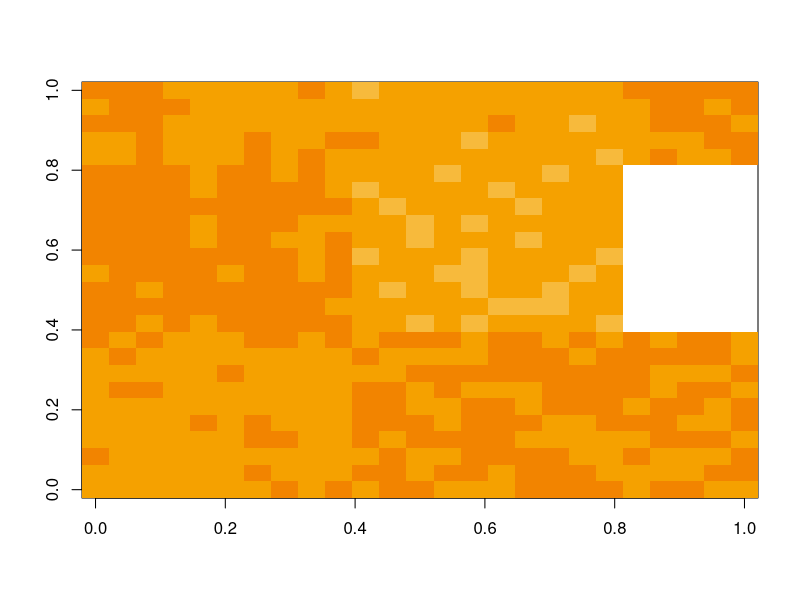
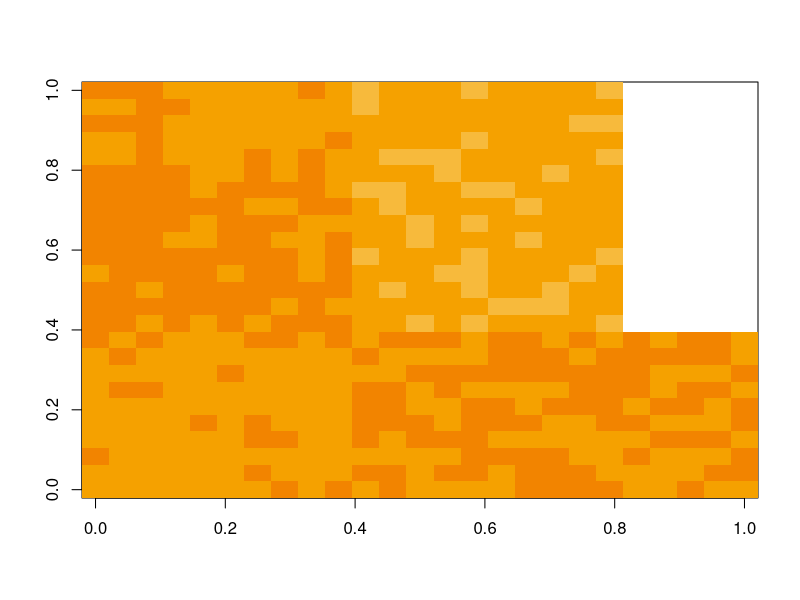
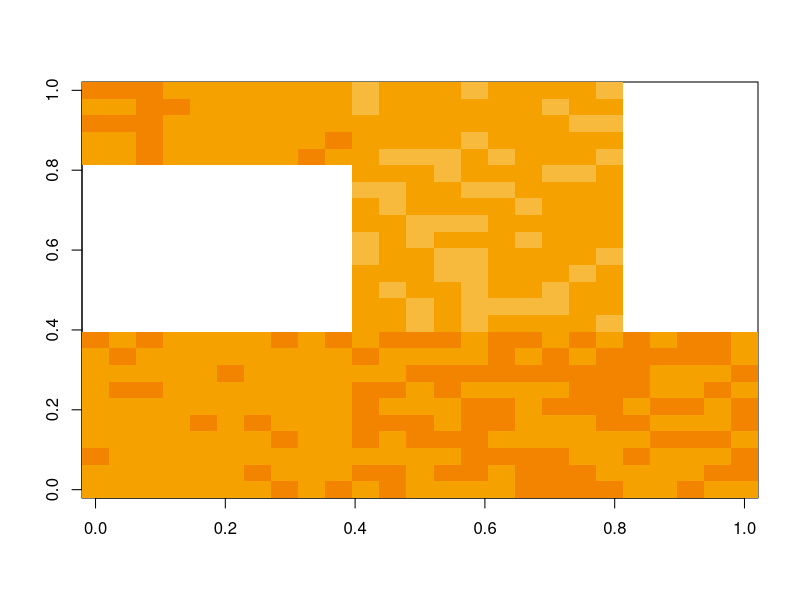
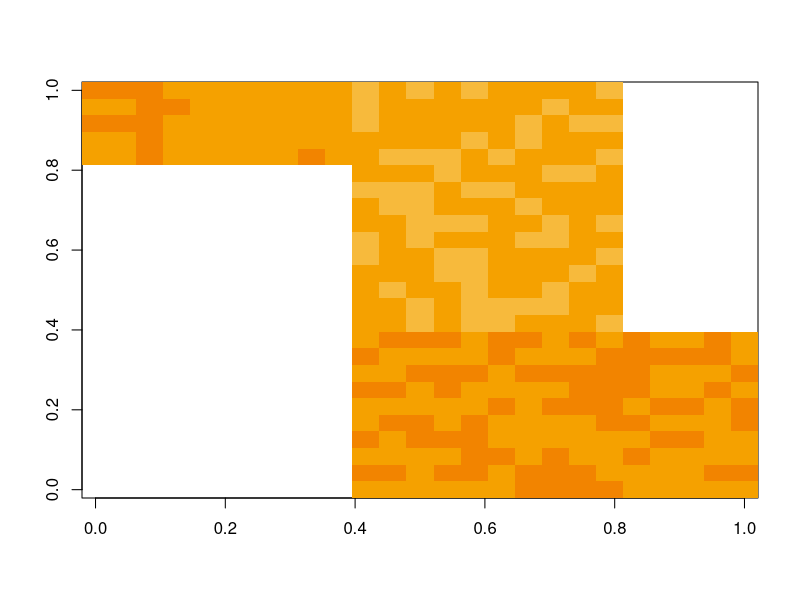
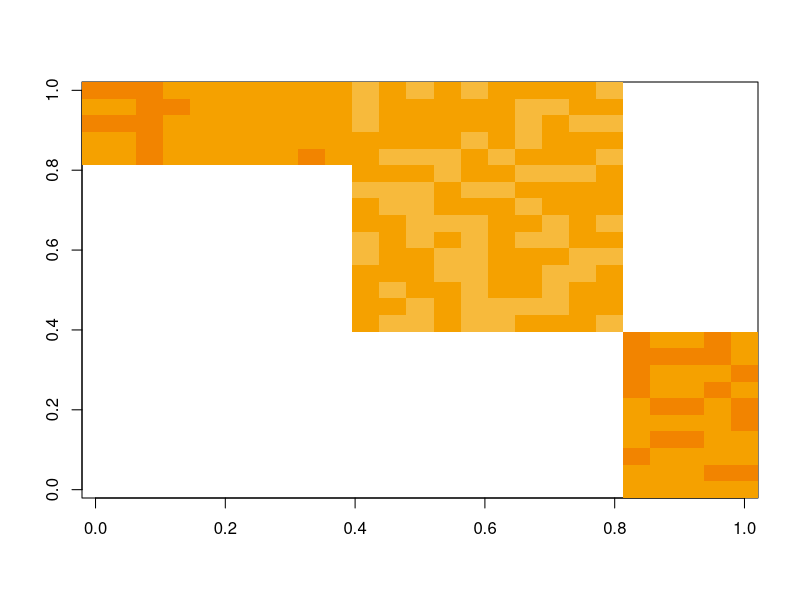

Reproduce these figures in R, in order.
initialise_parameters <- function(){
  params = list()
  params$ecology_size = 25 #array size to be broken up into sub arrays
  params$time_steps = 5 #number of years etc

  params$max_developments = 1 #maximum number of developments per year
  params$parcel_sz_x = 10 #width of basic land parcel (eg for N = 500 and parcel_sz_x = 10 the ecology is composed of 50 parcels in the x direction)
  params$parcel_sz_y = 10 #width of basic land parcel
  params$min_eco_val = 0
  params$max_eco_val = 100

  params$min_initial_eco_val = 40
  params$max_initial_eco_val = 60

  params$max_decline_rate = 0.002 #max regional decline rate

  params$offset_rate = 0.002 #rate of improvement in land parcel after parcel is offset
  params$region_dimensions = c(2,2) #number of regions in [y x] 
  params$eco_noise = 10

  params$decline_type = 'individual'
  params$parcel_selection_type = 'national' #regional or national
  params$offset_value_type = 'current' #current - use current developed values to select parcel to offset) 
  #predicted - predict the eventual offset value after all timesteps used and select the best package
  params$offset_type = 'match' #match - just match the offset value to the developed value (predicted or current)
  params$decline_rates = c(-0.02,   -0.01,   -0.015,    0.005)
  #params$decline_rates = -p$max_decline_rate*ones(region_num, 1)
  return(params)
}

initialise_ecology <- function(params){
  ecology_initial = matrix(1,params$ecology_size,params$ecology_size)
  pixel_indexes = 1:length(ecology_initial)
  dim(pixel_indexes) = c(nrow(ecology_initial), ncol(ecology_initial))
  land_parcels = matcell(pixel_indexes, c(params$parcel_sz_y, params$parcel_sz_x)) #split the ecology array into a series of subarrays with dimensions sz_x by sz_y
  parcel_num_y = land_parcels$dims[1]
  parcel_num_x = land_parcels$dims[2]
  parcel_num = length(land_parcels$elements) #total number of parcels
  parcel_indexes = 1:parcel_num #index all parcels
  dim(parcel_indexes) = c(parcel_num_y, parcel_num_x) #arrange indicies into array with dimensions of land parcels
  region_size_x = ceiling(parcel_num_x/params$region_dimensions[2])
  region_size_y = ceiling(parcel_num_y/params$region_dimensions[1])

  regions = matcell(parcel_indexes, c(region_size_y, region_size_x))
  region_num = length(regions$elements)
  ind_available = 1:parcel_num #parcel indexes available for development or offsetting

  for (s in 1:parcel_num){
    initial_parcel_value = params$min_initial_eco_val + (params$max_initial_eco_val - params$min_initial_eco_val - params$eco_noise)*runif(1) 
    inds = land_parcels$elements[[s]]
    ecology_initial[inds] = ecology_initial[inds]*initial_parcel_value
  }

  ecology_initial = ecology_initial + params$eco_noise*matrix(runif(params$ecology_size*params$ecology_size),params$ecology_size,params$ecology_size)
  eco_list = list()
  eco_list$ecology_initial = ecology_initial
  eco_list$land_parcels = land_parcels
  eco_list$regions = regions
  eco_list$region_num = region_num 
  eco_list$ind_available = ind_available
  return(eco_list)
}

matcell <- function(x, tilesize){
  
  sz = c(nrow(x), ncol(x))
  A = vector('list', 2)
  for (s in 1:2){
    dm = sz[s]
    T = min(dm, tilesize[s])
    nn = floor( dm / T ) 
    resid = dm %% tilesize[s]
    if (resid == 0 ) {
      A[[s]]=c(rep(1, nn)*T)
    } else A[[s]]=c(rep(1, nn)*T,resid)
  }
  
  rowsizes = A[[1]]
  colsizes = A[[2]]
  rows = length(rowsizes)
  cols = length(colsizes)
  B = vector('list', rows*cols)
  
  rowStart = 0
  
  a = 1
  
  for (i in 1:rows){
    colStart = 0
    for (j in 1:cols){
      B[[a]] = x[colStart+(1:colsizes[j]), rowStart+(1:rowsizes[i])]
      colStart = colStart + colsizes[j]
      a = a + 1
    }
    rowStart = rowStart + rowsizes[i]
  }
  parcel = list()
  parcel$dims = c(length(A[[1]]), length(A[[2]]))
  parcel$elements = B
  return(parcel)
}

determine_current_pixel <- function(pix_ind, ecology){
  
  loc <- ind2sub(ecology, pix_ind)
  val = ecology[pix_ind]   
  
  current_pixel = list()
  current_pixel$loc = loc
  current_pixel$val = val
  return(current_pixel)
}

ind2sub <- function(A, ind){
  m = nrow(A)
  rw = ((ind-1) %% m) + 1 
  cl = floor((ind-1) / m) + 1
  loc = c(rw, cl)
  return(loc)
}

offset_rule <- function(pos_y, params, rate, t){
  mn = params$min_eco_val
  mx = params$max_eco_val
  t_sh = -1/rate * log( ((pos_y - mn)/(mx - pos_y)))
  offset_rule = mn + (mx - mn)/(1 + exp(-rate*( t - t_sh)))
}

initialise_counterfactuals <- function(params, eco_list){
  region_num = eco_list$region_num
  regions = eco_list$regions
  land_parcels = eco_list$land_parcels
  
  time_vec = 1:params$time_steps 
  counterfactuals = array(0, c(params$ecology_size, params$ecology_size, params$time_steps))
  current_ecology = eco_list$ecology_initial
  
  for (region_ind in 1:region_num){

    current_region = regions$elements[[region_ind]]
    current_parcel_num = length(current_region)    

    decline_rate = params$decline_rates[region_ind]
    parcel_inds = current_region
    dim(parcel_inds) = c(1, current_parcel_num)
    for (parcel_ind in parcel_inds){
      current_parcel = land_parcels$elements[[parcel_ind]]
      current_pixel_num = length(current_parcel)
      pixel_inds = current_parcel
      dim(pixel_inds) = c(1, current_pixel_num)
      for (pix_ind in pixel_inds){
        current_pixel <- determine_current_pixel(pix_ind, current_ecology)
        counterfactuals[current_pixel$loc[1], current_pixel$loc[2], ] = offset_rule(current_pixel$val, params, decline_rate, time_vec)
      }
    }
  }
  return(counterfactuals)
}


initialise_outputs <- function(params, eco_list, counterfactuals){
  outputs = list()
  outputs$developed_indexes = vector('list', params$time_steps)
  outputs$offset_indexes = vector('list', params$time_steps)
  offset_trajectories = array(0, c(params$ecology_size, params$ecology_size, params$time_steps))
  outputs$offset_trajectories = offset_trajectories 
  outputs$developed_losses = offset_trajectories
  outputs$avoided_losses = offset_trajectories
  outputs$true_gains = offset_trajectories
  outputs$true_losses = offset_trajectories
  outputs$trajectories = counterfactuals
  outputs$counterfactuals = counterfactuals
  return(outputs)
}

find_parcel_vals <- function(land_parcels, current_ecology){

  parcel_num = length(land_parcels$elements)
  current_parcel_vals = rep(0, parcel_num)
  
  for (s in 1:parcel_num){
    inds = land_parcels$elements[[s]]
    current_parcel_vals[s] = sum(current_ecology[inds])
  }
  return(current_parcel_vals)
}

select_parcel_to_develop <- function(ind_available, current_parcel_vals, land_parcels){
  parcel_ind = sample(1:length(ind_available), 1) #randomly select an index from those available
  parcel_val = current_parcel_vals[parcel_ind] #determine ecological value of selected parcel
  developed_ind = ind_available[parcel_ind]
  ind_available <- ind_available[-parcel_ind] #remove developed parcel from available list      
  current_parcel = land_parcels$elements[[developed_ind]]
  
  developed_list = list()
  developed_list$developed_ind = developed_ind
  developed_list$parcel_val = parcel_val
  developed_list$ind_available = ind_available
  developed_list$current_parcel = current_parcel
  return(developed_list)
}

find_region <- function(eco_list, parcel_ind){
  region_num = eco_list$region_num
  regions = eco_list$regions
  for (s in 1:region_num){
    if (any(regions$elements[[s]] == parcel_ind)){
      region_index = s
      break
    }
    
  }
  return(region_index)
}

write_developed_trajectory <- function(outputs, developed_list, current_ecology, yr, params){
  current_parcel = developed_list$current_parcel
  dim(current_parcel) = c(1, length(current_parcel))
  for (pix_ind in current_parcel){
    current_pixel = determine_current_pixel(pix_ind, current_ecology)         
    current_trajectory = 0
    outputs$trajectories[current_pixel$loc[1], current_pixel$loc[2], yr:params$time_steps] = current_trajectory        
    outputs$developed_losses[current_pixel$loc[1], current_pixel$loc[2], yr:params$time_steps] = current_pixel$val #rep(current_pixel$val, length(yr:params$time_steps))
  }
  return(outputs)
}

select_parcel_to_offset <- function(params, eco_list, developed_list, current_parcel_vals){
  offset_list = list()
  region_num = eco_list$region_num
  regions = eco_list$regions$elements
  parcel_selection_type = params$parcel_selection_type 
  offset_value_type = params$offset_value_type
  offset_type = params$offset_type
  developed_parcel_ind = developed_list$parcel_ind
  developed_parcel_val = developed_list$parcel_val
  ind_available = developed_list$ind_available
  if (parcel_selection_type == 'regional'){        
    for (s in 1:region_num){
      if (any(regions[[s]] == developed_parcel_ind)) {
        offset_ind_available = intersect(regions[[s]], ind_available)                                        
        break
      }
    }
  } else if (parcel_selection_type == 'national'){ 
    offset_ind_available = ind_available
  }
  
  if (length(offset_ind_available) == 0){   
    return(offset_list)
  }
  
  if (offset_value_type == 'current') { 
    parcel_vals_to_use = current_parcel_vals[offset_ind_available]
  } else if (offset_value_type == 'predicted'){
    parcel_vals_to_use = predicted_offset_vals[offset_ind_available]
  }
  
  if (offset_type == 'match') {
    err = abs(parcel_vals_to_use - developed_parcel_val)
    err_ind = which(err == min(err))
    parcel_offset_ind = offset_ind_available[err_ind]
    if (length(parcel_offset_ind) > 1){   #if more than one parcel is of equal value chose at random
      parcel_offset_ind = sample(parcel_offset_ind)
    } 
  }
  
  ind_available = setdiff(ind_available, parcel_offset_ind) #remove offset parcel(s) from available list
  
  offset_list$parcel_offset_ind = parcel_offset_ind
  offset_list$ind_available = ind_available
  return(offset_list)
}

write_offset_trajectory <- function(outputs, current_parcel, current_ecology, params, time_remaining, yr){

  min_eco_val = params$min_eco_val
  max_eco_val = params$max_eco_val
  offset_rate = params$offset_rate
  dim(current_parcel) = c(1, length(current_parcel))

  for (pix_ind in current_parcel){
    current_pixel = determine_current_pixel(pix_ind, current_ecology)   
    current_trajectory = offset_rule(current_pixel$val, params, offset_rate, time_remaining)
    outputs$trajectories[current_pixel$loc[1], current_pixel$loc[2], yr:params$time_steps] = current_trajectory        
    outputs$avoided_losses[current_pixel$loc[1], current_pixel$loc[2], yr:params$time_steps] = current_pixel$val
    outputs$offset_trajectories[current_pixel$loc[1], current_pixel$loc[2], yr:params$time_steps] = current_trajectory
    counterfactual = counterfactuals[current_pixel$loc[1], current_pixel$loc[2], yr:params$time_steps]
    outputs$true_gains[current_pixel$loc[1], current_pixel$loc[2], yr:params$time_steps] = current_trajectory - counterfactual             
  }
  return(outputs)
  
}

determine_offset_index <- function(params, eco_list, developed_list){
  ind_available = developed_list$ind_available
  region_num = eco_list$region_num
  regions = eco_list$regions$elements
  if (params$parcel_selection_type == 'regional') {
    for (s in 1:region_num){
      if ( any(regions[[s]] == developed_list$parcel_ind )) {
        offset_ind_available = intersect(regions[[s]], ind_available)
        break
      }
    }
  } else if (params$parcel_selection_type == 'national'){
    offset_ind_available = ind_available
  }
  return(offset_ind_available)  
}

  







params <- initialise_parameters()
eco_list <- initialise_ecology(params)
counterfactuals <- initialise_counterfactuals(params, eco_list)
outputs <- initialise_outputs(params, eco_list, counterfactuals)

ind_available = eco_list$ind_available

for (yr in 1:params$time_steps){      #main time loop

  if (length(ind_available) == 0){ #if no parcels are available break out of inner loop
    #disp(['all parcels used yr = ', num2str(yr)])        
    break     
  }

  time_remaining = 0:(params$time_steps - yr)    #remaining time vector
  current_ecology = outputs$trajectories[ , , yr]
  current_parcel_vals <- find_parcel_vals(eco_list$land_parcels, current_ecology)

  if (params$offset_value_type == 'predicted'){   #determine predicted offset parcel values for each remaining parcel
    predicted_parcel_vals = predict_parcels(current_parcel_vals, land_parcels, current_ecology, params, time_remaining)
  }

  current_max_developments = min(params$max_developments, length(ind_available))

#  if (yr%%12 == 0){ 
#    if (current_max_developments > 1){ 
#      develop_num = sample(current_max_developments, 1)
#    } else {develop_num = current_max_developments
#    }
#  } else develop_num = 0
 develop_num = 1  

  if (develop_num > 0){
    for (dev_index in 1:develop_num){    #loop over the number of possible developments           

      developed_list <- select_parcel_to_develop(ind_available, current_parcel_vals, eco_list$land_parcels)   
      ind_available = developed_list$ind_available
      outputs <- write_developed_trajectory(outputs, developed_list, current_ecology, yr, params)
    
      print(developed_list$developed_ind)
      print(ind_available)
      #offset_list <- select_parcel_to_offset(params, eco_list, developed_list, current_parcel_vals)
      #ind_available = offset_list$ind_available
      #current_parcel = land_parcels$elements[[offset_list$parcel_offset_ind]]
      #outputs = write_offset_trajectory(outputs, current_parcel, current_ecology, params, time_remaining, yr)
      
      #current_offset_inds = [current_offset_inds parcel_offset_ind]
      #current_developed_inds = [current_developed_inds developed_parcel_ind]
      
      
      #if (length(ind_available) == 0){ #if no parcels are available break out of inner loop        
      #break 
      #}
    }

  } 
  
  #developed_indexes[yr] = current_developed_inds
  #offset_indexes[yr] = current_offset_inds

#print(yr)
image(outputs$trajectories[, , yr], zlim = c(1,100))
}


